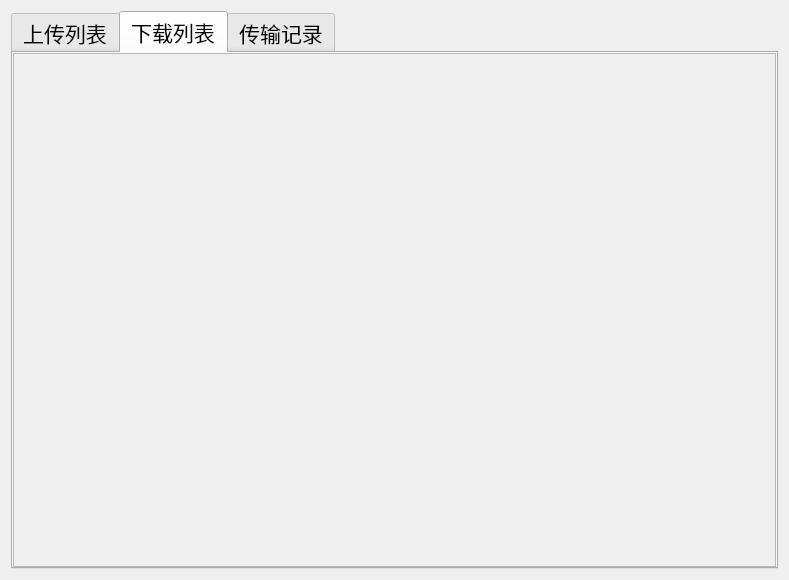
<?xml version="1.0" encoding="UTF-8"?>
<ui version="4.0">
 <class>Transfer</class>
 <widget class="QWidget" name="Transfer">
  <property name="geometry">
   <rect>
    <x>0</x>
    <y>0</y>
    <width>789</width>
    <height>580</height>
   </rect>
  </property>
  <property name="windowTitle">
   <string>Form</string>
  </property>
  <layout class="QGridLayout" name="gridLayout">
   <item row="0" column="0">
    <widget class="QTabWidget" name="tabWidget">
     <property name="font">
      <font>
       <family>新宋体</family>
       <pointsize>16</pointsize>
      </font>
     </property>
     <property name="styleSheet">
      <string notr="true">width:100px;</string>
     </property>
     <property name="currentIndex">
      <number>1</number>
     </property>
     <widget class="QWidget" name="upload">
      <attribute name="title">
       <string>上传列表</string>
      </attribute>
      <layout class="QVBoxLayout" name="verticalLayout_2">
       <property name="spacing">
        <number>0</number>
       </property>
       <property name="leftMargin">
        <number>0</number>
       </property>
       <property name="topMargin">
        <number>0</number>
       </property>
       <property name="rightMargin">
        <number>0</number>
       </property>
       <property name="bottomMargin">
        <number>0</number>
       </property>
       <item>
        <widget class="QScrollArea" name="scrollArea">
         <property name="widgetResizable">
          <bool>true</bool>
         </property>
         <widget class="QWidget" name="upload_scroll">
          <property name="geometry">
           <rect>
            <x>0</x>
            <y>0</y>
            <width>763</width>
            <height>521</height>
           </rect>
          </property>
          <layout class="QVBoxLayout" name="verticalLayout_5">
           <property name="spacing">
            <number>0</number>
           </property>
           <property name="leftMargin">
            <number>0</number>
           </property>
           <property name="topMargin">
            <number>0</number>
           </property>
           <property name="rightMargin">
            <number>0</number>
           </property>
           <property name="bottomMargin">
            <number>0</number>
           </property>
          </layout>
         </widget>
        </widget>
       </item>
      </layout>
     </widget>
     <widget class="QWidget" name="download">
      <attribute name="title">
       <string>下载列表</string>
      </attribute>
      <layout class="QVBoxLayout" name="verticalLayout_3">
       <property name="leftMargin">
        <number>0</number>
       </property>
       <property name="topMargin">
        <number>0</number>
       </property>
       <property name="rightMargin">
        <number>0</number>
       </property>
       <property name="bottomMargin">
        <number>0</number>
       </property>
       <item>
        <widget class="QScrollArea" name="scrollArea_2">
         <property name="widgetResizable">
          <bool>true</bool>
         </property>
         <widget class="QWidget" name="download_scroll">
          <property name="geometry">
           <rect>
            <x>0</x>
            <y>0</y>
            <width>763</width>
            <height>521</height>
           </rect>
          </property>
          <layout class="QVBoxLayout" name="verticalLayout_6">
           <property name="spacing">
            <number>0</number>
           </property>
           <property name="leftMargin">
            <number>0</number>
           </property>
           <property name="topMargin">
            <number>0</number>
           </property>
           <property name="rightMargin">
            <number>0</number>
           </property>
           <property name="bottomMargin">
            <number>0</number>
           </property>
          </layout>
         </widget>
        </widget>
       </item>
      </layout>
     </widget>
     <widget class="QWidget" name="record">
      <attribute name="title">
       <string>传输记录</string>
      </attribute>
      <layout class="QVBoxLayout" name="verticalLayout_4">
       <property name="spacing">
        <number>0</number>
       </property>
       <property name="leftMargin">
        <number>0</number>
       </property>
       <property name="topMargin">
        <number>0</number>
       </property>
       <property name="rightMargin">
        <number>0</number>
       </property>
       <property name="bottomMargin">
        <number>0</number>
       </property>
       <item>
        <widget class="QScrollArea" name="scrollArea_3">
         <property name="widgetResizable">
          <bool>true</bool>
         </property>
         <widget class="QWidget" name="scrollAreaWidgetContents_3">
          <property name="geometry">
           <rect>
            <x>0</x>
            <y>0</y>
            <width>763</width>
            <height>521</height>
           </rect>
          </property>
          <layout class="QGridLayout" name="gridLayout_2">
           <property name="leftMargin">
            <number>0</number>
           </property>
           <property name="topMargin">
            <number>0</number>
           </property>
           <property name="rightMargin">
            <number>0</number>
           </property>
           <property name="bottomMargin">
            <number>0</number>
           </property>
           <property name="spacing">
            <number>0</number>
           </property>
           <item row="2" column="0" colspan="2">
            <widget class="QTextEdit" name="record_msg">
             <property name="frameShape">
              <enum>QFrame::NoFrame</enum>
             </property>
            </widget>
           </item>
           <item row="1" column="0">
            <widget class="QWidget" name="widget" native="true">
             <property name="styleSheet">
              <string notr="true">background-color: #ffffff;</string>
             </property>
             <layout class="QHBoxLayout" name="horizontalLayout">
              <item>
               <spacer name="horizontalSpacer">
                <property name="orientation">
                 <enum>Qt::Horizontal</enum>
                </property>
                <property name="sizeHint" stdset="0">
                 <size>
                  <width>40</width>
                  <height>20</height>
                 </size>
                </property>
               </spacer>
              </item>
              <item>
               <widget class="QToolButton" name="clearBtn">
                <property name="minimumSize">
                 <size>
                  <width>0</width>
                  <height>35</height>
                 </size>
                </property>
                <property name="font">
                 <font>
                  <family>新宋体</family>
                  <pointsize>16</pointsize>
                  <weight>50</weight>
                  <italic>false</italic>
                  <bold>false</bold>
                 </font>
                </property>
                <property name="styleSheet">
                 <string notr="true">color: rgb(255, 0, 0);
font: 16pt &quot;新宋体&quot;;</string>
                </property>
                <property name="text">
                 <string>清除记录</string>
                </property>
                <property name="autoRaise">
                 <bool>true</bool>
                </property>
               </widget>
              </item>
             </layout>
            </widget>
           </item>
          </layout>
         </widget>
        </widget>
       </item>
      </layout>
     </widget>
    </widget>
   </item>
  </layout>
 </widget>
 <resources/>
 <connections/>
</ui>
